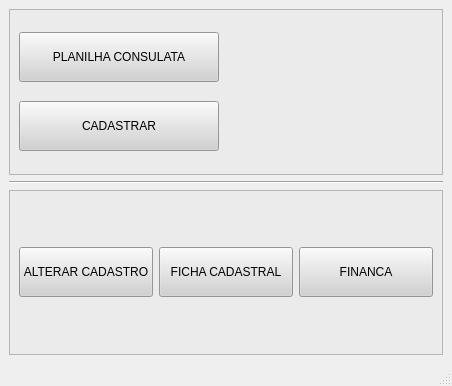
<?xml version="1.0" encoding="UTF-8"?>
<ui version="4.0">
 <class>MainWindow</class>
 <widget class="QMainWindow" name="MainWindow">
  <property name="geometry">
   <rect>
    <x>0</x>
    <y>0</y>
    <width>452</width>
    <height>386</height>
   </rect>
  </property>
  <property name="windowTitle">
   <string>MainWindow</string>
  </property>
  <widget class="QWidget" name="centralwidget">
   <layout class="QGridLayout" name="gridLayout">
    <item row="2" column="1" colspan="2">
     <widget class="QFrame" name="frame_2">
      <property name="styleSheet">
       <string notr="true">background-color: rgb(235, 235, 235);</string>
      </property>
      <property name="frameShape">
       <enum>QFrame::StyledPanel</enum>
      </property>
      <property name="frameShadow">
       <enum>QFrame::Raised</enum>
      </property>
      <layout class="QHBoxLayout" name="horizontalLayout">
       <item>
        <widget class="QPushButton" name="btnAlterar">
         <property name="minimumSize">
          <size>
           <width>0</width>
           <height>50</height>
          </size>
         </property>
         <property name="maximumSize">
          <size>
           <width>200</width>
           <height>50</height>
          </size>
         </property>
         <property name="cursor">
          <cursorShape>PointingHandCursor</cursorShape>
         </property>
         <property name="styleSheet">
          <string notr="true">QPushButton{
background-color: rgb(209, 209, 209);
}

QPushButton:hover{
background-color: rgb(220, 220, 220);
}</string>
         </property>
         <property name="text">
          <string>ALTERAR CADASTRO</string>
         </property>
        </widget>
       </item>
       <item>
        <widget class="QPushButton" name="btnFicha">
         <property name="minimumSize">
          <size>
           <width>0</width>
           <height>50</height>
          </size>
         </property>
         <property name="maximumSize">
          <size>
           <width>200</width>
           <height>50</height>
          </size>
         </property>
         <property name="cursor">
          <cursorShape>PointingHandCursor</cursorShape>
         </property>
         <property name="styleSheet">
          <string notr="true">QPushButton{
background-color: rgb(209, 209, 209);
}

QPushButton:hover{
background-color: rgb(220, 220, 220);
}</string>
         </property>
         <property name="text">
          <string>FICHA CADASTRAL</string>
         </property>
        </widget>
       </item>
       <item>
        <widget class="QPushButton" name="btnFinanca">
         <property name="minimumSize">
          <size>
           <width>0</width>
           <height>50</height>
          </size>
         </property>
         <property name="maximumSize">
          <size>
           <width>200</width>
           <height>50</height>
          </size>
         </property>
         <property name="cursor">
          <cursorShape>PointingHandCursor</cursorShape>
         </property>
         <property name="styleSheet">
          <string notr="true">QPushButton{
background-color: rgb(209, 209, 209);
}

QPushButton:hover{
background-color: rgb(220, 220, 220);
}</string>
         </property>
         <property name="text">
          <string>FINANCA</string>
         </property>
        </widget>
       </item>
      </layout>
     </widget>
    </item>
    <item row="0" column="1" colspan="2">
     <widget class="QFrame" name="frame">
      <property name="styleSheet">
       <string notr="true">background-color: rgb(235, 235, 235);</string>
      </property>
      <property name="frameShape">
       <enum>QFrame::StyledPanel</enum>
      </property>
      <property name="frameShadow">
       <enum>QFrame::Raised</enum>
      </property>
      <layout class="QVBoxLayout" name="verticalLayout">
       <item>
        <widget class="QPushButton" name="btnPlanilha">
         <property name="minimumSize">
          <size>
           <width>0</width>
           <height>50</height>
          </size>
         </property>
         <property name="maximumSize">
          <size>
           <width>200</width>
           <height>50</height>
          </size>
         </property>
         <property name="cursor">
          <cursorShape>PointingHandCursor</cursorShape>
         </property>
         <property name="styleSheet">
          <string notr="true">QPushButton{
background-color: rgb(209, 209, 209);
}

QPushButton:hover{
background-color: rgb(220, 220, 220);
}</string>
         </property>
         <property name="text">
          <string>PLANILHA CONSULATA</string>
         </property>
        </widget>
       </item>
       <item>
        <widget class="QPushButton" name="btnCadastro">
         <property name="minimumSize">
          <size>
           <width>0</width>
           <height>50</height>
          </size>
         </property>
         <property name="maximumSize">
          <size>
           <width>200</width>
           <height>50</height>
          </size>
         </property>
         <property name="cursor">
          <cursorShape>PointingHandCursor</cursorShape>
         </property>
         <property name="styleSheet">
          <string notr="true">QPushButton{
background-color: rgb(209, 209, 209);
}

QPushButton:hover{
background-color: rgb(220, 220, 220);
}</string>
         </property>
         <property name="text">
          <string>CADASTRAR</string>
         </property>
        </widget>
       </item>
      </layout>
     </widget>
    </item>
    <item row="1" column="1" colspan="2">
     <widget class="Line" name="line">
      <property name="orientation">
       <enum>Qt::Horizontal</enum>
      </property>
     </widget>
    </item>
   </layout>
  </widget>
  <widget class="QMenuBar" name="menubar">
   <property name="geometry">
    <rect>
     <x>0</x>
     <y>0</y>
     <width>452</width>
     <height>21</height>
    </rect>
   </property>
  </widget>
  <widget class="QStatusBar" name="statusbar"/>
 </widget>
 <resources/>
 <connections/>
</ui>
